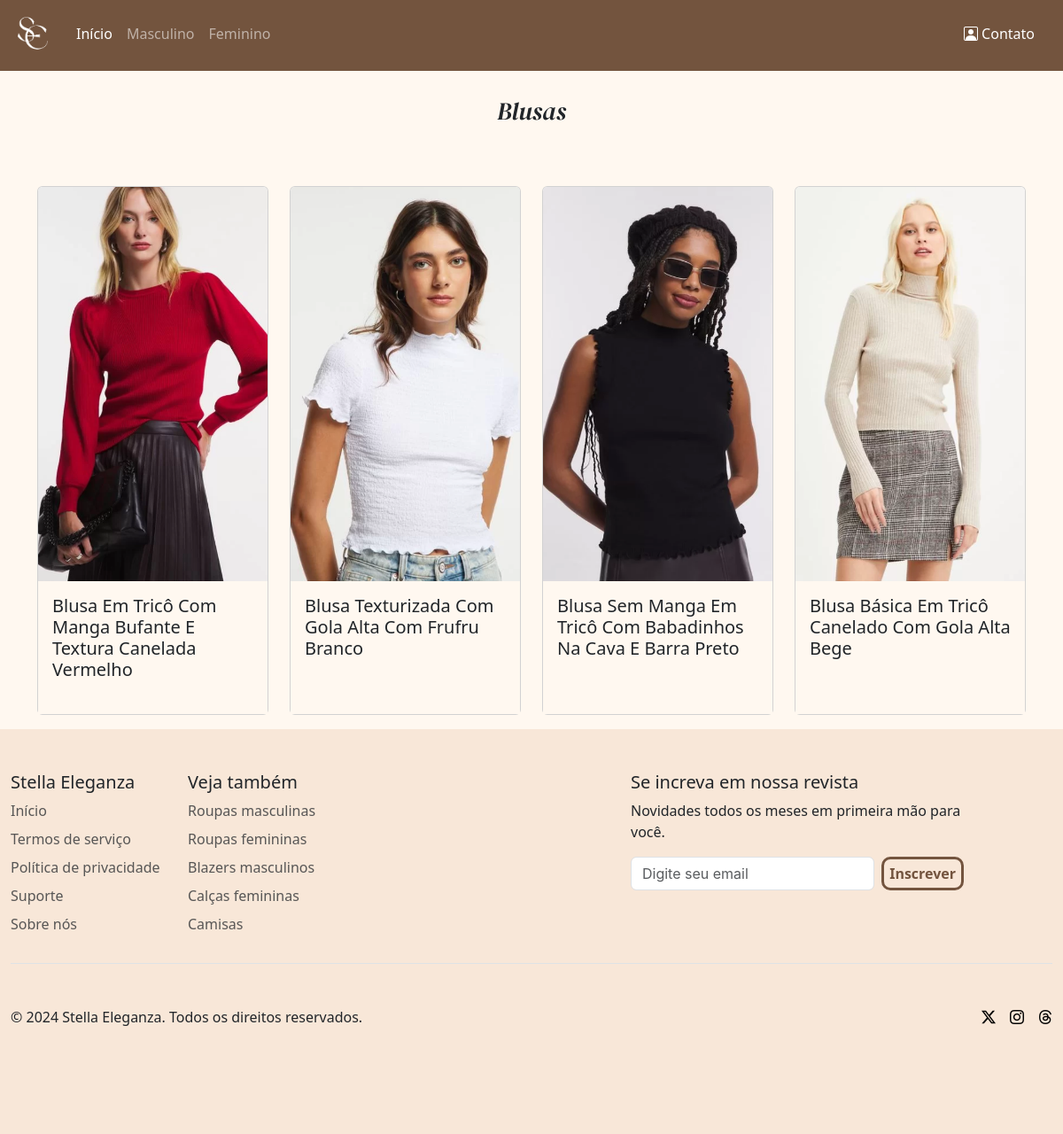
Screenshot of /blusas.php with the database file from the repository.
### tables this page shows
CREATE TABLE `produto` (
  `idproduto` int(10) unsigned NOT NULL AUTO_INCREMENT,
  `idsexo` int(10) unsigned NOT NULL,
  `nomeProduto` varchar(250) NOT NULL DEFAULT '',
  `tipo` varchar(50) NOT NULL DEFAULT '',
  `nomeFoto` varchar(200) NOT NULL DEFAULT '',
  `valor` varchar(45) NOT NULL DEFAULT '',
  `marca` varchar(45) NOT NULL DEFAULT '',
  `cor` varchar(45) NOT NULL DEFAULT '',
  `tamanho` varchar(10) NOT NULL DEFAULT '0',
  `telainicial` varchar(4) NOT NULL DEFAULT '',
  `posicao` varchar(4) DEFAULT NULL,
  `cadastro` datetime NOT NULL,
  `ativo` char(1) NOT NULL DEFAULT 'A',
  `alteracao` timestamp NOT NULL DEFAULT current_timestamp() ON UPDATE current_timestamp(),
  PRIMARY KEY (`idproduto`)
);

### func/funcoes.php (called while the page is built, shortened)
<?php
function listarTabela($campos, $tabela)
{
    $conn = conectar();
    try {
        $conn->beginTransaction();
        $sqlListaTabelas = $conn->prepare("SELECT $campos FROM $tabela");
        $sqlListaTabelas->execute();
        $conn->commit();
        if ($sqlListaTabelas->rowCount() > 0) {
            return $sqlListaTabelas->fetchAll(PDO::FETCH_OBJ);
        }
        return False;
    } catch (PDOException $e) {
        echo 'Exception -> ';
        return ($e->getMessage());
        $conn->rollback();
    }
}

### blusas.php (the view, shortened to what this page needs)
<?php
include_once("func/funcoes.php");
?>
<!doctype html>
<html lang="pt-br">
<head>
    <link rel="stylesheet" href="./css/style.css">
    <link href="https://cdn.jsdelivr.net/npm/bootstrap@5.3.3/dist/css/bootstrap.min.css" rel="stylesheet"
>
    <link rel="stylesheet" type="text/css"
          href="https://cdnjs.cloudflare.com/ajax/libs/MaterialDesign-Webfont/7.0.96/css/materialdesignicons.min.css">
    <link rel="stylesheet" href="https://cdn.jsdelivr.net/npm/bootstrap-icons@1.11.3/font/bootstrap-icons.min.css">
    <link rel="stylesheet" type="text/css" href="https://cdn.jsdelivr.net/npm/toastify-js/src/toastify.min.css">
</head>
<body class="quasebranco">
<?php include_once('navbar.php') ?>
<div class="container mt-4">
    <div class="text-center fs-3 secao">
        Blusas
    </div>
    <div class="row mt-5 mb-3">
        <?php
        $roupas = listarTabela('*', 'produto');
        foreach ($roupas as $femi) {
            $sexo = $femi->idsexo;
            $tipo = $femi->tipo;
            if ($sexo === 1 && $tipo === 'blusa') {
                $foto = $femi->nomeFoto;
                $nome = $femi->nomeProduto;
                ?>
                <div class="col-lg-3 col-6 mt-3">
                    <div class="card quasebranco pointer">
                        <img src="./img/roupas/feminino/<?php echo $foto ?>" class="card-img-top"
                             alt="<?php echo $nome ?>" title="<?php echo $nome ?>">
                        <div class="card-body quasebranco minHeightCard">
                            <h5 class="card-title"><?php echo $nome ?></h5>
                        </div>
                    </div>
                </div>
                <?php
            }
        }
        ?>
    </div>
</div>
<?php include_once('footer.php') ?>
</body>
</html>

### css/style.css (style rules this page uses)
body { margin: 0; padding: 0; }
::placeholder { font-family: -apple-system, BlinkMacSystemFont, 'Segoe UI', Roboto, Oxygen, Ubuntu, Cantarell, 'Open Sans', 'Helvetica Neue', sans-serif; }
.quasebranco { background-color: #fff8f0; }
.pointer { cursor: pointer; }
.minHeightCard { min-height: 150px; }
.secao { font-family: "DM Serif Display", serif; font-weight: 400; font-style: italic; }

### rows the page displays
produto: nomeFoto (picture), nomeProduto "Blusa Em Tricô Com Manga Bufante E Textura Canelada Vermelho"
produto: nomeFoto (picture), nomeProduto "Blusa Texturizada Com Gola Alta Com Frufru Branco"
produto: nomeFoto (picture), nomeProduto "Blusa Sem Manga Em Tricô Com Babadinhos Na Cava E Barra Preto"
produto: nomeFoto (picture), nomeProduto "Blusa Básica Em Tricô Canelado Com Gola Alta Bege"
